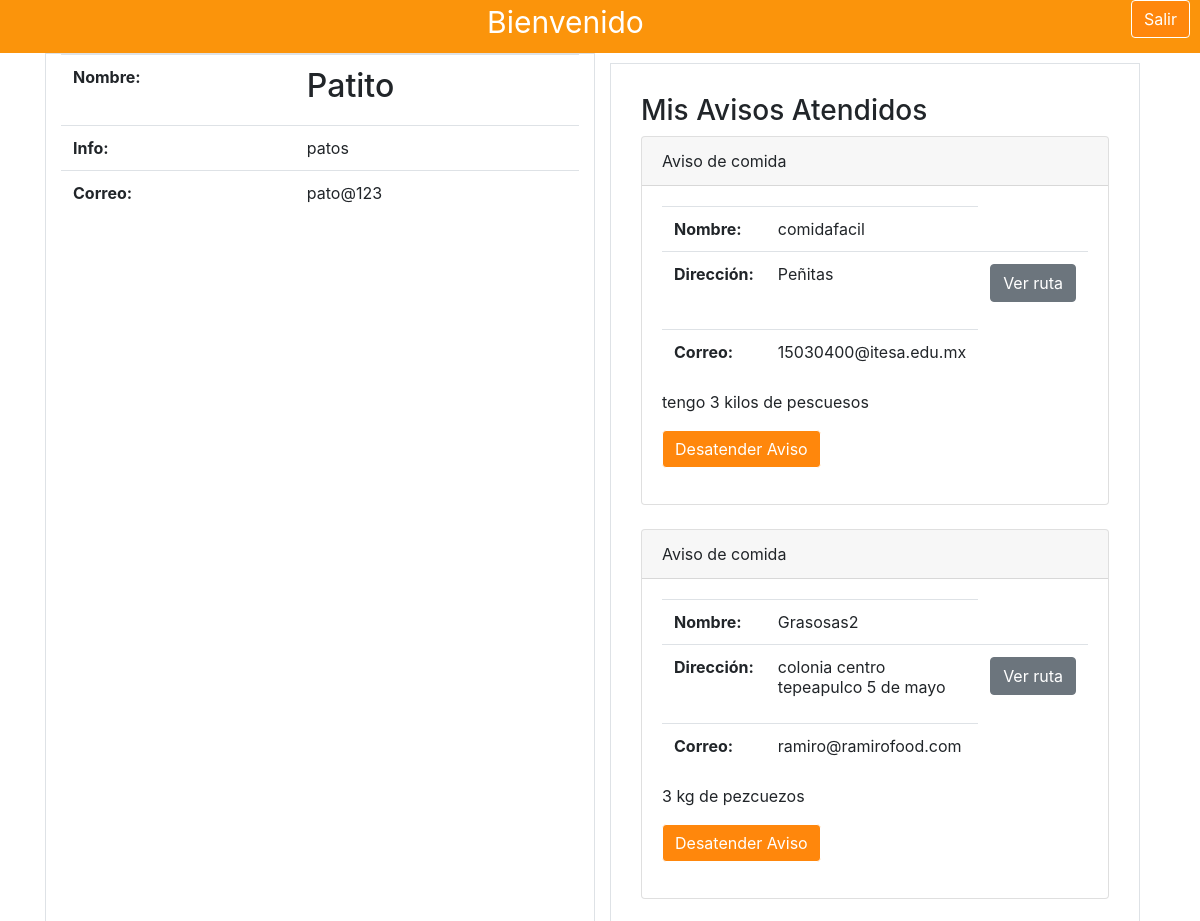
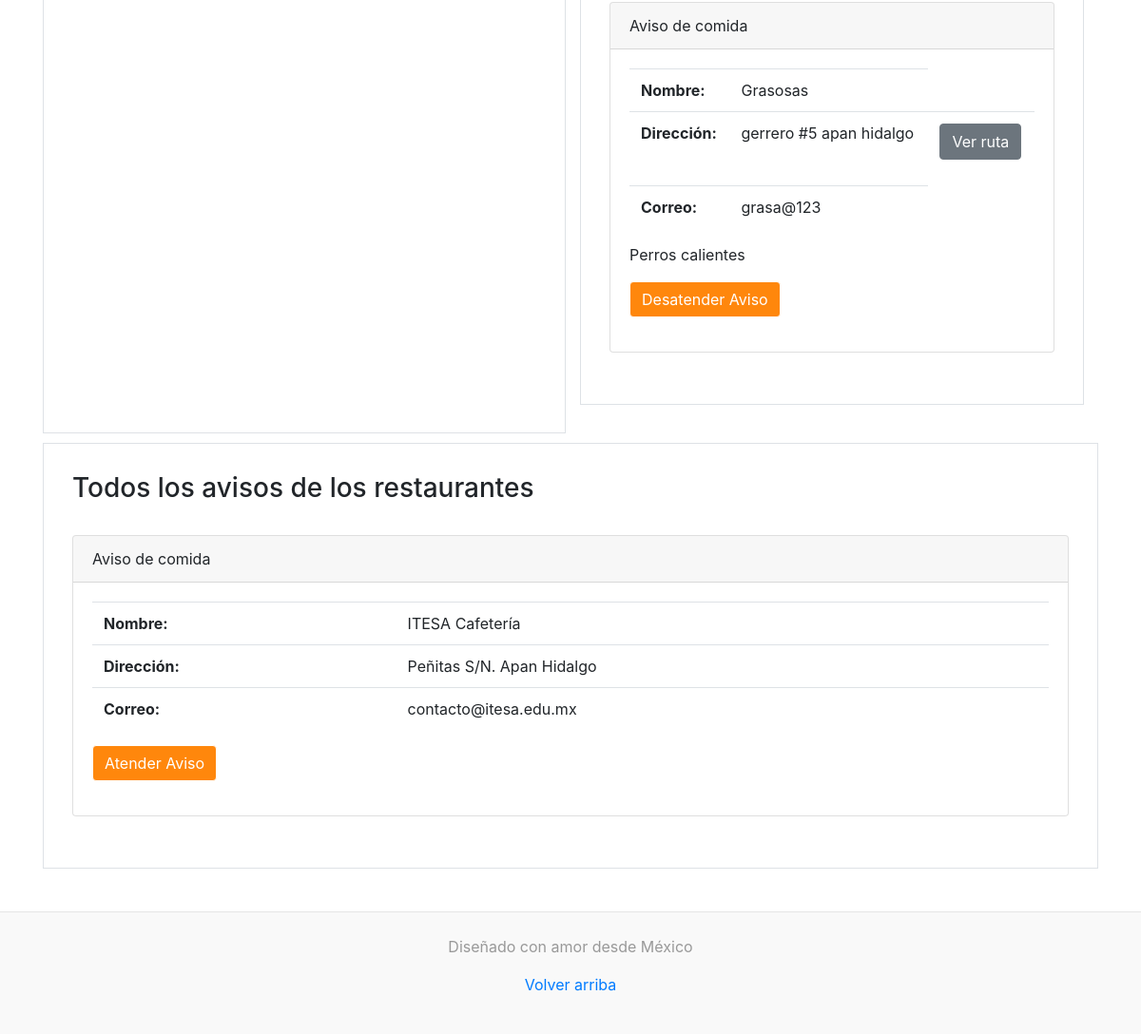
The app's page /inicio-asociacion.php (signed in) with its own data (2 pictures, top to bottom).
### tables this page shows
CREATE TABLE `asociaciones` (
  `id_asociacion` int(11) NOT NULL,
  `asociacion` text NOT NULL,
  `informacion` text NOT NULL,
  `correo` text NOT NULL,
  `contrasena` text NOT NULL
);

CREATE TABLE `avisos` (
  `id_aviso` int(11) NOT NULL,
  `id_restaurante` int(11) NOT NULL,
  `informacion` text NOT NULL,
  `id_asociacion` int(11) DEFAULT NULL
);

CREATE TABLE `restaurantes` (
  `id_restaurante` int(11) NOT NULL,
  `nombre` text NOT NULL,
  `encargado` text NOT NULL,
  `direccion` text NOT NULL,
  `correo` text NOT NULL,
  `contrasena` text NOT NULL
);

### inicio-asociacion.php (the view, shortened to what this page needs)
<?php
    $host = 'localhost';
    $user = 'admin';
    $pass = 'adminmysqli';
    $datb = 'id9670846_tacobd';
    $conectar = new mysqli($host, $user, $pass, $datb);
    $id_asociacion = $_SESSION['id_asociacion'];
    $asociacion = $_SESSION['asociacion'];
    $asoci="SELECT * FROM asociaciones WHERE id_asociacion=".$id_asociacion;
    $result1=$conectar->query($asoci);
    $row = $result1->fetch_array();
    $informacion = $row["informacion"];
    $correo = $row["correo"];
    $misavisos="SELECT * FROM avisos WHERE id_asociacion =".$id_asociacion;
    $resultmisavisos=$conectar->query($misavisos);
    $todosavisos="SELECT * FROM avisos WHERE id_asociacion is null";
    $resultavisos=$conectar->query($todosavisos);
?>
<!DOCTYPE html>
<html>
<head>
    <link rel="stylesheet" href="css/bootstrap.min.css">
    <link rel="stylesheet" href="css/estilos.css">
</head>
<body>
  <div class="stickyBienvenida">
    <label>Bienvenido</label>
    <a id="boton-salir" href="desconectar-usuario.php" class="btn btn-primary">Salir</a>
  </div>
  <div class="container">
    <div class="row mx-auto">
      <div class="col border">
          <table class="table">
            <tbody>
              <tr>
                <th scope="row">Nombre:</th>
                <td><h2 id="nombre"><?php echo $asociacion ?></h2></td>
              </tr>
              <tr>
                  <th scope="row">Info:</th>
                  <td id="encargado"><?php echo $informacion ?></td>
              </tr>
              <tr>
                <th scope="row">Correo:</th>
                <td id="correo"><?php echo $correo ?></td>
              </tr>
            </tbody>
          </table>
      </div>
      <div class="col">
        <div class="aviso-control border">
          <h3>Mis Avisos Atendidos</h3>
          <?php
             if($resultmisavisos->num_rows != 0){
                while($row = $resultmisavisos->fetch_array()){
                    $restaurant="SELECT nombre,direccion,correo FROM restaurantes WHERE id_restaurante=".$row['id_restaurante'];
                        $resulRestaurant=$conectar->query($restaurant);
                        $restaurante = $resulRestaurant->fetch_array();
                  echo '
                  <div class="card">
                      <div class="card-header">Aviso de comida</div>
                      <div class="card-body">
                          <table class="table">
                              <tbody>
                                <tr>
                                  <th scope="row">Nombre:</th>
                                  <td id="nombre">'.$restaurante['nombre'].'</td>
                                </tr>
                                <tr>
                                  <th scope="row">Dirección:</th>
                                  <td id="dirección">'.$restaurante['direccion'].'</td>
                                  <td>
                                    <form method="get" action="ruta.html" target="_blank">
                                      <input type="hidden" name="ruta" value="'.$restaurante['direccion'].'">
                                      <button type="submit" class="btn btn-secondary">Ver ruta</button>
                                    </form>
                                  </td>
                                </tr>
                                <tr>
                                  <th scope="row">Correo:</th>
                                  <td id="correo">'.$restaurante['correo'].'</td>
                                </tr>
                              </tbody>
                            </table>
                        <p class="card-text">'.$row["informacion"].'</p>
                         <form method="POST">
                          <input type="hidden" name="id-aviso-quitar" value="'.$row['id_aviso'].'">
                          <button type="submit" class="btn btn-primary">Desatender Aviso</button>
                        </form>
                      </div>
                    </div>
                    <br>
                      ';
                  }
             }else{
                echo "<br><h3>Aún no tiene avisos tomados</h3>";
            }?>
        </div>
      </div>
    </div>
    <div class="row mx-auto">
      <div class="col border aviso-control">
        <h3>Todos los avisos de los restaurantes</h3> <br>
        <?php
             if($resultavisos->num_rows != 0){
                while($rowa = $resultavisos->fetch_array()){
                    $restaurant="SELECT nombre,direccion,correo FROM restaurantes WHERE id_restaurante=".$rowa['id_restaurante'];
                        $resulRestaurant=$conectar->query($restaurant);
                        $restaurante = $resulRestaurant->fetch_array();
                  echo '
                  <div class="card">
                      <div class="card-header">Aviso de comida</div>
                      <div class="card-body">
                          <table class="table">
                              <tbody>
                                <tr>
                                  <th scope="row">Nombre:</th>
                                  <td id="nombre">'.$restaurante['nombre'].'</td>
                                </tr>
                                <tr>
                                  <th scope="row">Dirección:</th>
                                  <td id="dirección">'.$restaurante['direccion'].'</td>
                                </tr>
                                <tr>
                                  <th scope="row">Correo:</th>
                                  <td id="correo">'.$restaurante['correo'].'</td>
                                </tr>
                              </tbody>
                            </table>
                        <p class="card-text">'.$rowa["informacion"].'</p>
                        <form method="POST">
                          <input type="hidden" name="id-aviso-tomar" value="'.$rowa['id_aviso'].'">
                          <button type="submit" class="btn btn-primary">Atender Aviso</button>
                        </form>
                      </div>
                    </div>
                    <br>
                      ';
                  }
             }else{
                echo "<br><h3>Aún no hay avisos</h3>";
            }?>
      </div>
    </div>
  </div>
  <footer class="blog-footer">
    <p>Diseñado con amor desde México  </p>
    <p><a href="#">Volver arriba</a></p>
  </footer>
</body>
</html>

### css/estilos.css (style rules this page uses)
body { background-color:white; }
.stickyBienvenida { position: sticky; text-align: center; background: rgb(251, 148, 11); color: white; font-size: 30px; }
.stickyBienvenida label { font-size:30px; }
.btn-primary { background-color:rgb(255, 135, 12); border-color: rgb(255, 255, 255); }
#boton-salir { float: right; margin-right: 10px; }
.aviso-control { margin-top: 10px; margin-bottom: 30px; padding: 30px; }
.blog-footer { padding: 1.5rem 0; color: #999; text-align: center; background-color: #f9f9f9; border-top: .05rem solid #e5e5e5; margin-top: 15px; }

### records on screen
asociaciones: informacion "patos", correo "pato@123"
avisos: id_restaurante.nombre "comidafacil", id_restaurante.direccion "Peñitas", id_restaurante.correo "15030400@itesa.edu.mx", informacion "tengo 3 kilos de pescuesos"
avisos: id_restaurante.nombre "Grasosas2", id_restaurante.direccion "colonia centro tepeapulco 5 de mayo", id_restaurante.correo "ramiro@ramirofood.com", informacion "3 kg de pezcuezos"
avisos: id_restaurante.nombre "Grasosas", id_restaurante.direccion "gerrero #5 apan hidalgo", id_restaurante.correo "grasa@123", informacion "Perros calientes"
avisos: id_restaurante.nombre "ITESA Cafetería", id_restaurante.direccion "Peñitas S/N. Apan Hidalgo", id_restaurante.correo "contacto@itesa.edu.mx"

### other values on screen
$asociacion "Patito"
